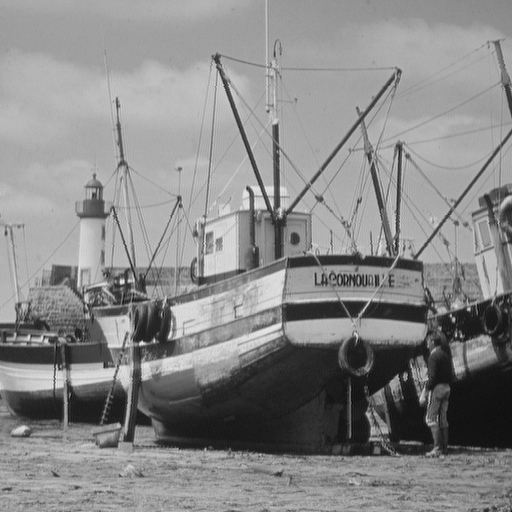
#> input picture images/boat.tif, 512 x 512 px
$ jupyter execute 'Aula 03a - Transformações de intensidade.ipynb'   (shell and % lines are left out)
#> lines starting #> are read from the running program, lines starting #| are printed output that depends on the picture; long printed decimals are rounded
#### PER-2020 - SIN-392 - Introdução ao Processamento Digital de Imagens

# Aula 03a - Transformações de intensidade
## Prof. João Fernando Mari
-----

## Importando as bibliotecas necessárias

[cell 1]
import numpy as np

from skimage import util, color

import matplotlib
import matplotlib.pyplot as plt
from mpl_toolkits.axes_grid1 import make_axes_locatable

# SMALL_SIZE = 7
# matplotlib.rc('font', size=SMALL_SIZE)
# matplotlib.rc('axes', titlesize=SMALL_SIZE)

## Histograma
----

- Histograma de uma imagem digital com níveis de cinza no intervalo [0, L - 1] é uma função discreta

<font size="5">
$$h(r_k) = n_k$$
</font>

* $r_k$ : k-ésimo valor de intensidade
* $n_k$ : número de pixels com o valor $r_k$ na imagem

### Histograma de uma imagem simples

Gerando uma imagem RGB simples com 8 linha e 8 colunas (64 pixels) e resolução de intensidade de 3 bits para cada canal (valores entre 0 e 7). A imagem foi preenchida com valores aleatórios.

[cell 2]
# Gera uma imagem com 8 x 8 pixels e 8 níveis de intensidade
img_simple_rgb = np.random.randint(0, 8, size=(8, 8, 3), dtype=np.uint8)

# Imprime informações sobre a imagem
print(img_simple_rgb.shape, img_simple_rgb.dtype, img_simple_rgb.min(), img_simple_rgb.max())

# Plotando a imagem
plt.figure()
plt.imshow(img_simple_rgb, vmin=0, vmax=7)
plt.show()

### Calculando o histograma e o histograma normalizado da imagem

[cell 3]
# Calcula o histograma da imagem usando o NumPy
# ---------------------------------------------
hist_simple_r, bins = np.histogram(img_simple_rgb[:,:,0], bins=8, range=(0, 7))
hist_simple_g, bins = np.histogram(img_simple_rgb[:,:,1], bins=8, range=(0, 7))
hist_simple_b, bins = np.histogram(img_simple_rgb[:,:,2], bins=8, range=(0, 7))

# Imprime os valores do histograma
### print(hist_simple_r)
### print(bins)

# Calcula o histograma normalizado da imagem usando o NumPy
# ---------------------------------------------------------
hist_simple_r_norm = hist_simple_r / (img_simple_rgb.shape[0] * img_simple_rgb.shape[1])
hist_simple_g_norm = hist_simple_g / (img_simple_rgb.shape[0] * img_simple_rgb.shape[1])
hist_simple_b_norm = hist_simple_b / (img_simple_rgb.shape[0] * img_simple_rgb.shape[1])

# Imprime os valores do histograma
### print(hist)
### print(bins)

### Plotando os histogramas de cada canal de cor da imagem

[cell 4]
fig, ((ax1, ax5, ax6), (ax2, ax3, ax4)) = plt.subplots(2,3, figsize=(9, 5))
im_0 = ax1.imshow(img_simple_rgb[:,:,0], cmap='Reds', vmin=0, vmax=7)
# Barra de cores
divider = make_axes_locatable(ax1)
cax = divider.append_axes("right", size="5%", pad=0.05)
fig.colorbar(im_0, cax=cax)

im_1 = ax5.imshow(img_simple_rgb[:,:,1], cmap='Greens',  vmin=0, vmax=7)
# Barra de cores
divider = make_axes_locatable(ax5)
cax = divider.append_axes("right", size="5%", pad=0.05)
fig.colorbar(im_1, cax=cax)

im_2 = ax6.imshow(img_simple_rgb[:,:,2], cmap='Blues',  vmin=0, vmax=7)
# Barra de cores
divider = make_axes_locatable(ax6)
cax = divider.append_axes("right", size="5%", pad=0.05)
fig.colorbar(im_2, cax=cax)

ch_0 = ax2.bar(np.arange(0, 8), hist_simple_r)
ax2.autoscale(enable=True, axis='both', tight=True)
#ax = fig.get_gca()
ax2.set_xticks(np.arange(0, 8, 2))
ax2.set_xticks(np.arange(0, 8, 1), minor=True)
ax2.set_yticks(np.arange(0, hist_simple_r.max()+0.01, 2), minor=False)
ax2.set_yticks(np.arange(0, hist_simple_r.max()+0.01, 1), minor=True)
#ax.set_aspect('equal')
ax2.grid(which='major', alpha=1.0)
ax2.grid(which='minor', alpha=0.5)
ax2.set_ylim(0, hist_simple_r.max()+1)
ax2.set_xlabel('Intensidades da imagem', fontsize='medium')
ax2.set_ylabel('Histograma', fontsize='medium')

ch_1 = ax3.bar(np.arange(0, 8), hist_simple_g)
ax3.autoscale(enable=True, axis='both', tight=True)
#ax = fig.get_gca()
ax3.set_xticks(np.arange(0, 8, 2))
ax3.set_xticks(np.arange(0, 8, 1), minor=True)
ax3.set_yticks(np.arange(0, hist_simple_g.max()+0.01, 2), minor=False)
ax3.set_yticks(np.arange(0, hist_simple_g.max()+0.01, 2), minor=True)
#ax.set_aspect('equal')
ax3.grid(which='major', alpha=1.0)
ax3.grid(which='minor', alpha=0.5)
ax3.set_ylim(0, hist_simple_g.max()+1)
ax3.set_xlabel('Intensidades da imagem', fontsize='medium')
ax3.set_ylabel('Histograma', fontsize='medium')

ch_2 = ax4.bar(np.arange(0, 8), hist_simple_b)
ax4.autoscale(enable=True, axis='both', tight=True)
#ax = fig.get_gca()
ax4.set_xticks(np.arange(0, 8, 2))
ax4.set_xticks(np.arange(0, 8, 1), minor=True)
ax4.set_yticks(np.arange(0, hist_simple_b.max()+0.1, 2), minor=False)
ax4.set_yticks(np.arange(0, hist_simple_b.max()+0.1, 1), minor=True)
#ax.set_aspect('equal')
ax4.grid(which='major', alpha=1.0)
ax4.grid(which='minor', alpha=0.5)
ax4.set_ylim(0, hist_simple_b.max()+1)
ax4.set_xlabel('Intensidades da imagem', fontsize='medium')
ax4.set_ylabel('Histograma', fontsize='medium')

fig.tight_layout()
plt.show()

### Histograma de uma imagem

[cell 5]
img_gray = plt.imread('./images/boat.tif')
#> img_gray is the input picture: shape (512, 512); min 0, max 239, mean 136.1

print(img_gray.shape, img_gray.dtype, img_gray.min(), img_gray.max())
#| (512, 512) uint8 0 239

[cell 6]
hist, bins = np.histogram(img_gray, bins=256, range=(0, 256))
#> hist = 256 values, max 5394 at index 171, min 0 at index 1, mean 1024; bins = 257 values from 0 to 256

# Imprime os valores do histograma
### print(hist)
### print(bins)

### Plotando a imagem

[cell 7]
fig = plt.figure()
# plt.bar(bins[:-1], hist, width=bins[1]-bins[0], ec="black")
plt.fill_between(bins[:-1], hist)
plt.autoscale(enable=True, axis='both', tight=True)
ax = fig.gca()
ax.set_xticks(np.arange(0, 257, 32))
ax.set_xticks(np.arange(0, 257, 16), minor=True)
ax.set_yticks(np.arange(0, hist.max(), hist.max()//8), minor=False)
ax.set_yticks(np.arange(0, hist.max(), hist.max()//4), minor=True)
#ax.set_aspect('equal')
ax.grid(which='major', alpha=1.0)
ax.grid(which='minor', alpha=0.5)
ax.set_ylim(0, hist.max())
ax.set_xlabel('Intensidades da imagem', fontsize='medium')
ax.set_ylabel('Histograma', fontsize='medium')
plt.show()
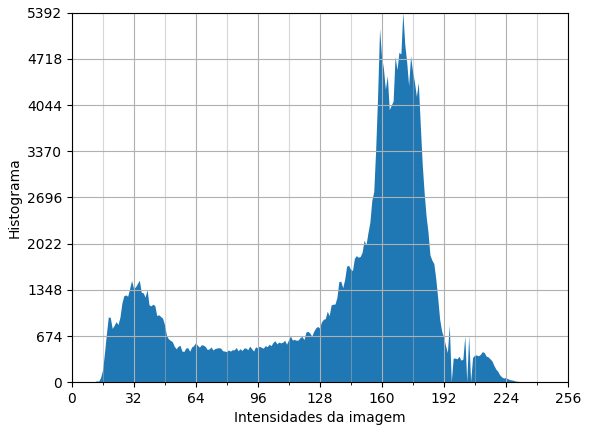
#> figure drawn by matplotlib, 1 panel

### Histograma normalizado

[cell 8]
hist_norm = hist / (img_gray.shape[0] * img_gray.shape[1])
#> hist_norm = 256 values, max 0.0206 at index 171, min 0 at index 1, mean 0.00391

### hist_norm

[cell 9]
fig = plt.figure()
# plt.bar(bins[:-1], hist, width=bins[1]-bins[0], ec="black")
plt.fill_between(bins[:-1], hist_norm)
plt.autoscale(enable=True, axis='both', tight=True)
ax = fig.gca()
ax.set_xticks(np.arange(0, 257, 32))
ax.set_xticks(np.arange(0, 257, 16), minor=True)
ax.set_yticks(np.arange(0, hist_norm.max()+0.01, hist_norm.max()/8), minor=False)
ax.set_yticks(np.arange(0, hist_norm.max()+0.01, hist_norm.max()/4), minor=True)
#ax.set_aspect('equal')
ax.grid(which='major', alpha=1.0)
ax.grid(which='minor', alpha=0.5)
ax.set_ylim(0, hist_norm.max())
ax.set_xlabel('Intensidades da imagem', fontsize='medium')
ax.set_ylabel('Histograma', fontsize='medium')
plt.show()

## Negativo de uma imagem
----

Para imagens com tipo de dados inteiro:

$$s = (L-1) - r$$

Para imagens com tipo de dados float:

$$s = 1.0 - r$$

[cell 10]
r = np.linspace(0, 1, 256)

### Plotando a função de transformação

[cell 11]
fig = plt.figure()
plt.plot(r, 1. - r)

plt.autoscale(enable=True, axis='both', tight=True)
ax = fig.gca()
ax.set_xticks(np.arange(0, 1.1, 0.2))
ax.set_xticks(np.arange(0, 1.1, 0.1), minor=True)
ax.set_yticks(np.arange(0, 1.1, 0.2), minor=False)
ax.set_yticks(np.arange(0, 1.1, 0.1), minor=True)
ax.set_aspect('equal')
ax.grid(which='major', alpha=1.0)
ax.grid(which='minor', alpha=0.5)
ax.set_ylim(0, 1)
ax.set_xlabel('Intensidade de entrada, r', fontsize='medium')
ax.set_ylabel('Intensidade de saída, s', fontsize='medium')
plt.show()

### Aplicando a transformação negativa na imagem

[cell 12]
# Converte a imagem para float com valores no intervalo [0., 1.]
img_gray_float = util.img_as_float(img_gray)

# Aplica a transformação negativa
img_neg = 1. - img_gray_float
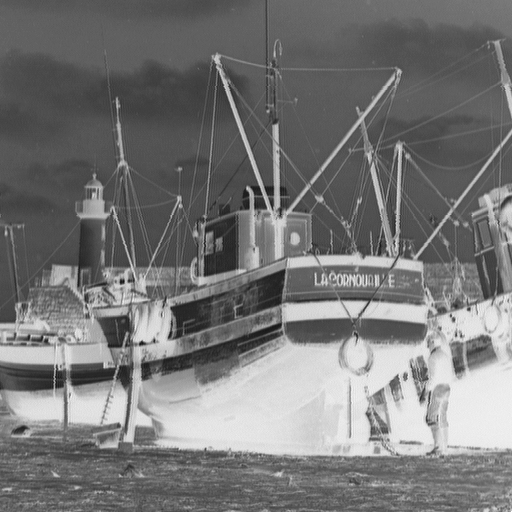
#> img_neg: shape (512, 512) float64; min 0.0627, max 1, mean 0.466

[cell 13]
# Computa o histograma e o histograma normalizado da imagem original
# ------------------------------------------------------------------
hist, bins = np.histogram(img_gray_float, bins=256, range=(0, 1))
#> bins = 257 values from 0 to 1
hist_norm = hist / (img_gray.shape[0] * img_gray.shape[1])

# Computa o histograma e o histograma normalizado da imagem processada
# --------------------------------------------------------------------
hist_neg, bins_neg= np.histogram(img_neg, bins=256, range=(0, 1))
#> hist_neg = 256 values, max 5394 at index 84, min 0 at index 0, mean 1024; bins_neg = 257 values from 0 to 1
hist_neg_norm = hist_neg / (img_neg.shape[0] * img_neg.shape[1])
#> hist_neg_norm = 256 values, max 0.0206 at index 84, min 0 at index 0, mean 0.00391

### Plotando as imagens

[cell 14]
fig, ((ax1, ax3), (ax2, ax4)) = plt.subplots(2,2, figsize=(9,6))

im_0 = ax1.imshow(img_gray_float, cmap='gray')
# Barra de cores
divider = make_axes_locatable(ax1)
cax = divider.append_axes("right", size="5%", pad=0.05)
fig.colorbar(im_0, cax=cax)

im_1 = ax2.imshow(img_neg, cmap='gray')
# Barra de cores
divider = make_axes_locatable(ax2)
cax = divider.append_axes("right", size="5%", pad=0.05)
fig.colorbar(im_1, cax=cax)

ch_0 = ax3.fill_between(bins[:-1], hist_norm)
ax3.autoscale(enable=True, axis='both', tight=True)
#ax = fig.get_gca()
ax3.set_xticks(np.arange(0, 1, 0.2))
ax3.set_xticks(np.arange(0, 1, 0.1), minor=True)
ax3.set_yticks(np.arange(0, hist_norm.max()+0.01, hist_norm.max()/8), minor=False)
ax3.set_yticks(np.arange(0, hist_norm.max()+0.01, hist_norm.max()/4), minor=True)
ax3.grid(which='major', alpha=1.0)
ax3.grid(which='minor', alpha=0.5)
ax3.set_ylim(0, hist_norm.max())
ax3.set_xlabel('Intensidades da imagem', fontsize='medium')
ax3.set_ylabel('Histograma', fontsize='medium')

ch_1 = ax4.fill_between(bins[:-1], hist_neg_norm)
ax4.autoscale(enable=True, axis='both', tight=True)
#ax = fig.get_gca()
ax4.set_xticks(np.arange(0, 1, 0.2))
ax4.set_xticks(np.arange(0, 1, 0.1), minor=True)
ax4.set_yticks(np.arange(0, hist_norm.max()+0.01, hist_norm.max()/8), minor=False)
ax4.set_yticks(np.arange(0, hist_norm.max()+0.01, hist_norm.max()/4), minor=True)
ax4.grid(which='major', alpha=1.0)
ax4.grid(which='minor', alpha=0.5)
ax4.set_ylim(0, hist_norm.max())
ax4.set_xlabel('Intensidades da imagem', fontsize='medium')
ax4.set_ylabel('Histograma', fontsize='medium')

plt.tight_layout()
plt.show()
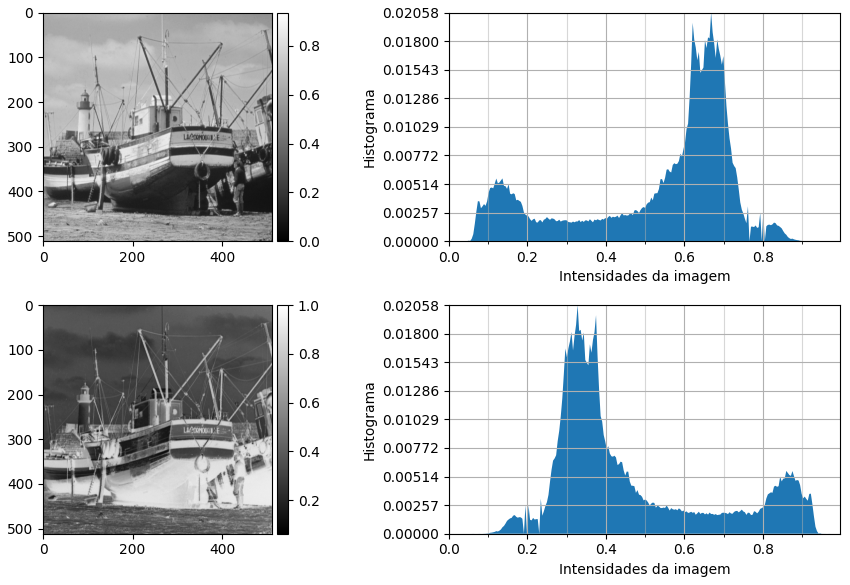
#> figure drawn by matplotlib, 6 panels

# Transformações logarítmicas
----

<font size="5">
$$s = c \times log(1+r)$$
</font>
<br />

em que $c$ é uma constante.

[cell 15]
r = np.linspace(0, 1, 256)

[cell 16]
gain_list = [1., 1.45, 2, 5]

### Plotando as funções de transformação logaritmicas

[cell 17]
fig = plt.figure()
for gain in gain_list:
    plt.plot(r, gain * np.log(1 + r), label=str('%.2f'%(gain))) # log (log_2, log_10)

plt.autoscale(enable=True, axis='both', tight=True)
ax = fig.gca()
ax.set_xticks(np.arange(0, 1.1, 0.2))
ax.set_xticks(np.arange(0, 1.1, 0.1), minor=True)
ax.set_yticks(np.arange(0, 1.1, 0.2), minor=False)
ax.set_yticks(np.arange(0, 1.1, 0.1), minor=True)
ax.set_aspect('equal')
ax.grid(which='major', alpha=1.0)
ax.grid(which='minor', alpha=0.5)
ax.set_ylim(0, 1)
ax.set_xlabel('Intensidade de entrada, r', fontsize='medium')
ax.set_ylabel('Intensidade de sáida, s', fontsize='medium')
plt.legend(loc="best", fontsize='6')

plt.show()
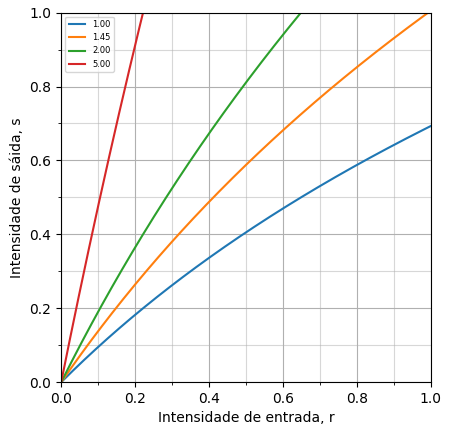
#> figure drawn by matplotlib, 1 panel; curve peaks at x = 1, y = 0.693; curve peaks at x = 1, y = 1.01; curve peaks at x = 1, y = 1.39

### EXEMPLO: Transformada de Fourier

[cell 18]
# Carrega uma imagem do disco
img_gray = plt.imread('./images/boat.tif')

# Imprime informações sobre a imagem
print(img_gray.shape, img_gray.dtype, img_gray.min(), img_gray.max())
#| (512, 512) uint8 0 239

#### Plotas as imagens

[cell 19]
plt.figure()
plt.imshow(img_gray, cmap='gray')

plt.show()

[cell 20]
# Calcula a transformada de Fourier da imagem
img_fft = np.fft.fft2(img_gray)
img_fft_sh = np.fft.fftshift(img_fft)

# Computa o espectro de Fourier
img_fft = np.abs(img_fft)
img_fft_sh = np.abs(img_fft_sh)

# Imprime informações sobre as imagens
print(img_fft.shape, img_fft.dtype, img_fft.min(), img_fft.max())
#| (512, 512) float64 2.290 35684826.0
print(img_fft_sh.shape, img_fft_sh.dtype, img_fft_sh.min(), img_fft_sh.max())
#| (512, 512) float64 2.290 35684826.0

Plota as imagens sem transformação logaritmica

[cell 21]
fig, ax = plt.subplots(1, 2, figsize=(9,5))
im_0 = ax[0].imshow(img_fft, cmap='gray')
# Barra de cores
divider = make_axes_locatable(ax[0])
cax = divider.append_axes("right", size="5%", pad=0.05)
fig.colorbar(im_0, cax=cax)

im_1 = ax[1].imshow(img_fft_sh, cmap='gray')
# Barra de cores
divider = make_axes_locatable(ax[1])
cax = divider.append_axes("right", size="5%", pad=0.05)
fig.colorbar(im_1, cax=cax)

plt.tight_layout()
plt.show()
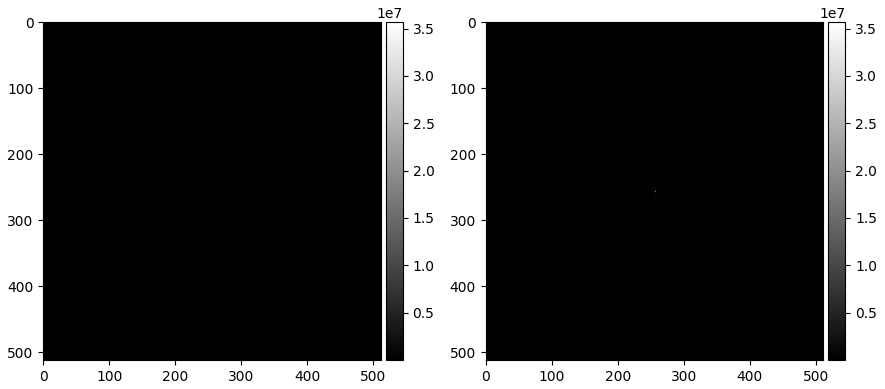
#> figure drawn by matplotlib, 4 panels

Plota as imagens com tranformação logaritmica

[cell 22]
fig, ax = plt.subplots(1, 2, figsize=(9, 5))
im_0 = ax[0].imshow(np.log2(1 + img_fft), cmap='gray')
# Barra de cores
divider = make_axes_locatable(ax[0])
cax = divider.append_axes("right", size="5%", pad=0.05)
fig.colorbar(im_0, cax=cax)

im_1 = ax[1].imshow(np.log2(1 + img_fft_sh), cmap='gray')
# Barra de cores
divider = make_axes_locatable(ax[1])
cax = divider.append_axes("right", size="5%", pad=0.05)
fig.colorbar(im_1, cax=cax)

plt.tight_layout()
plt.show()
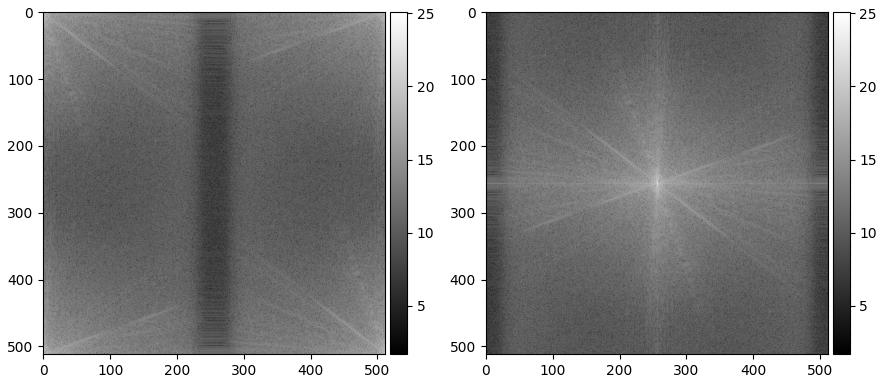
#> figure drawn by matplotlib, 4 panels

# Transfomações de potência (gama)
----

<font size="6">
$$s = c \times r^ \gamma$$
</font>
<br />

em que $c$ e $\gamma$ são constantes positivas

[cell 23]
# Valores menores do que 1
gamma_list = list(np.linspace(0.05, 1, 6))

# Valores maiores do que 1
for i in range(5):
    gamma_list.append(gamma_list[-1] * 2)

[cell 24]
fig = plt.figure()
for g in gamma_list:
    plt.plot(r, r**g, label='gama='+str('%.1f'%(g)))

plt.autoscale(enable=True, axis='both', tight=True)
ax = fig.gca()
ax.set_xticks(np.arange(0, 1.1, 0.2))
ax.set_xticks(np.arange(0, 1.1, 0.1), minor=True)
ax.set_yticks(np.arange(0, 1.1, 0.2), minor=False)
ax.set_yticks(np.arange(0, 1.1, 0.1), minor=True)
ax.set_aspect('equal')
ax.grid(which='major', alpha=1.0)
ax.grid(which='minor', alpha=0.5)
ax.set_ylim(0, 1)
ax.set_xlabel('Intensidade de entrada, r', fontsize='small')
ax.set_ylabel('Intensidade de sáida, s', fontsize='small')
plt.legend(loc="best", fontsize='6')

plt.show()
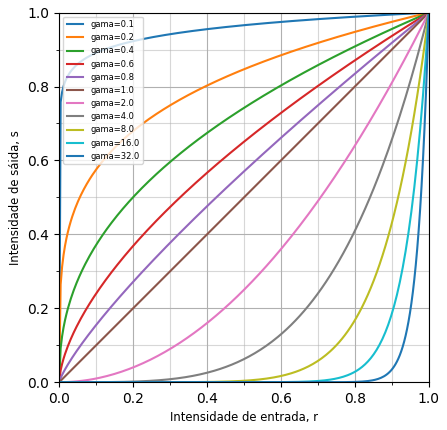
#> figure drawn by matplotlib, 1 panel; curve peaks at x = 1, y = 1; curve peaks at x = 1, y = 1; curve peaks at x = 1, y = 1

#### EXEMPLO: Aplicação de transformação gama

[cell 25]
img_gray = plt.imread('./images/boat.tif')

# Imprime informações sobre a imagem
print(img_gray.shape, img_gray.dtype, img_gray.min(), img_gray.max())
#| (512, 512) uint8 0 239

[cell 26]
# Converte imagem para float

img_gray_float = util.img_as_float(img_gray)

# Imprime informações sobre a imagem
print(img_gray_float.shape, img_gray_float.dtype, img_gray_float.min(), img_gray_float.max())
#| (512, 512) float64 0.0 0.9373

$\gamma = 0.2$

[cell 27]
# Define o valor do gama
gama = 0.2

# Transformação gama
img_gama_02 = img_gray_float ** gama
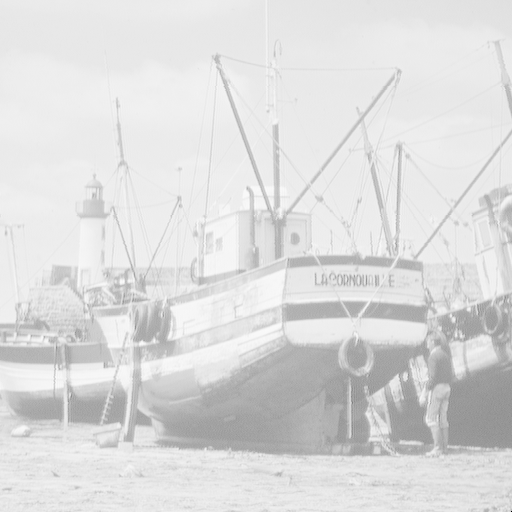
#> img_gama_02: shape (512, 512) float64; min 0, max 0.987, mean 0.865

# Computa os histogramas
hist_gama_02, bins_gama_02 = np.histogram(img_gama_02, bins=256, range=(0, 1))
#> hist_gama_02 = 256 values, max 19767 at index 236, min 0 at index 1, mean 1024; bins_gama_02 = 257 values from 0 to 1
hist_gama_02_norm = hist_gama_02 / (img_gama_02.shape[0] * img_gama_02.shape[1])
#> hist_gama_02_norm = 256 values, max 0.0754 at index 236, min 0 at index 1, mean 0.00391

$\gamma = 4.0$

[cell 28]
# Define o valor do gama
gama = 4.

# Transformação gama
img_gama_40 = img_gray_float ** gama
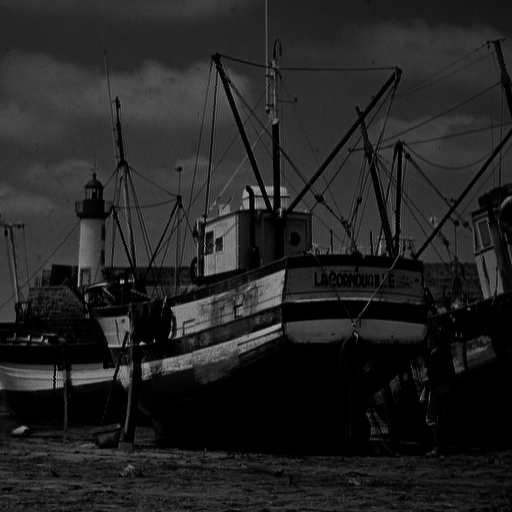
#> img_gama_40: shape (512, 512) float64; min 0, max 0.772, mean 0.14

# Computa os histogramas
hist_gama_40, bins_gama_40 = np.histogram(img_gama_40, bins=256, range=(0, 1))
#> hist_gama_40 = 256 values, max 43111 at index 0, min 0 at index 46, mean 1024; bins_gama_40 = 257 values from 0 to 1
hist_gama_40_norm = hist_gama_40 / (img_gama_40.shape[0] * img_gama_40.shape[1])
#> hist_gama_40_norm = 256 values, max 0.164 at index 0, min 0 at index 46, mean 0.00391

### print("%.4f" % (hist_gama_40_norm[0]))

### Plotando as images

[cell 29]
fig, ((ax1, ax3), (ax2, ax4)) = plt.subplots(2,2, figsize=(9,6))
im_0 = ax1.imshow(img_gama_02, cmap='gray', vmin=0, vmax=1)
# Barra de cores
divider = make_axes_locatable(ax1)
cax = divider.append_axes("right", size="5%", pad=0.05)
fig.colorbar(im_0, cax=cax)

im_1 = ax2.imshow(img_gama_40, cmap='gray', vmin=0, vmax=1)
# Barra de cores
divider = make_axes_locatable(ax2)
cax = divider.append_axes("right", size="5%", pad=0.05)
fig.colorbar(im_1, cax=cax)

ch_0 = ax3.fill_between(bins_gama_02[:-1], hist_gama_02_norm)
ax3.autoscale(enable=True, axis='both', tight=True)
#ax = fig.get_gca()
ax3.set_xticks(np.arange(0, 1, 0.2))
ax3.set_xticks(np.arange(0, 1, 0.1), minor=True)
ax3.set_yticks(np.arange(0, hist_gama_02_norm.max()+0.01, hist_gama_02_norm.max()/8), minor=False)
ax3.set_yticks(np.arange(0, hist_gama_02_norm.max()+0.01, hist_gama_02_norm.max()/4), minor=True)
#ax.set_aspect('equal')
ax3.grid(which='major', alpha=1.0)
ax3.grid(which='minor', alpha=0.5)
ax3.set_ylim(0, hist_gama_02_norm.max())
ax3.set_xlabel('Intensidades da imagem', fontsize='medium')
ax3.set_ylabel('Histograma', fontsize='medium')

ch_1 = ax4.fill_between(bins_gama_40[:-1], hist_gama_40_norm)
ax4.autoscale(enable=True, axis='both', tight=True)
#ax = fig.get_gca()
ax4.set_xticks(np.arange(0, 1, 0.2))
ax4.set_xticks(np.arange(0, 1, 0.1), minor=True)
ax4.set_yticks(np.arange(0, hist_gama_40_norm.max()+0.01, hist_gama_40_norm.max()/8), minor=False)
ax4.set_yticks(np.arange(0, hist_gama_40_norm.max()+0.01, hist_gama_40_norm.max()/4), minor=True)
#ax.set_aspect('equal')
ax4.grid(which='major', alpha=1.0)
ax4.grid(which='minor', alpha=0.5)
ax4.set_ylim(0, hist_gama_40_norm.max())
ax4.set_xlabel('Intensidades da imagem', fontsize='medium')
ax4.set_ylabel('Histograma', fontsize='medium')

plt.tight_layout()
plt.show()
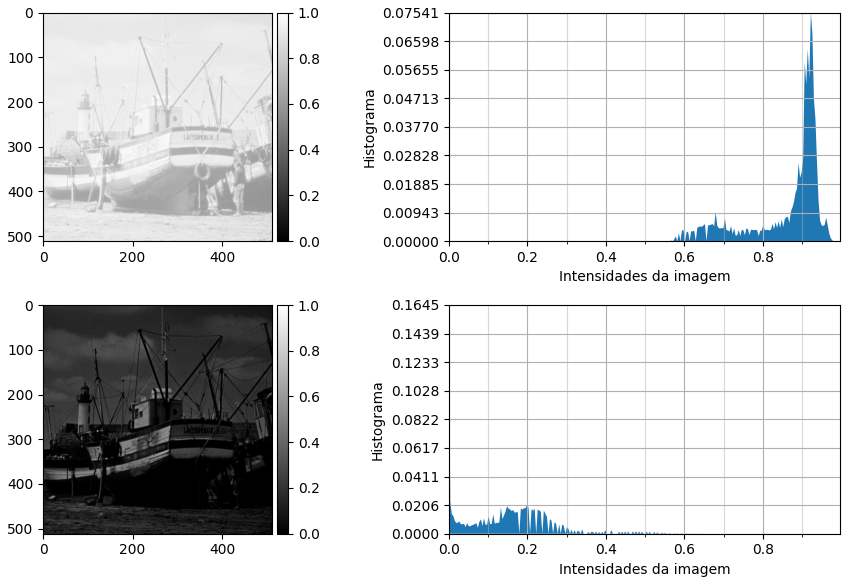
#> figure drawn by matplotlib, 6 panels
